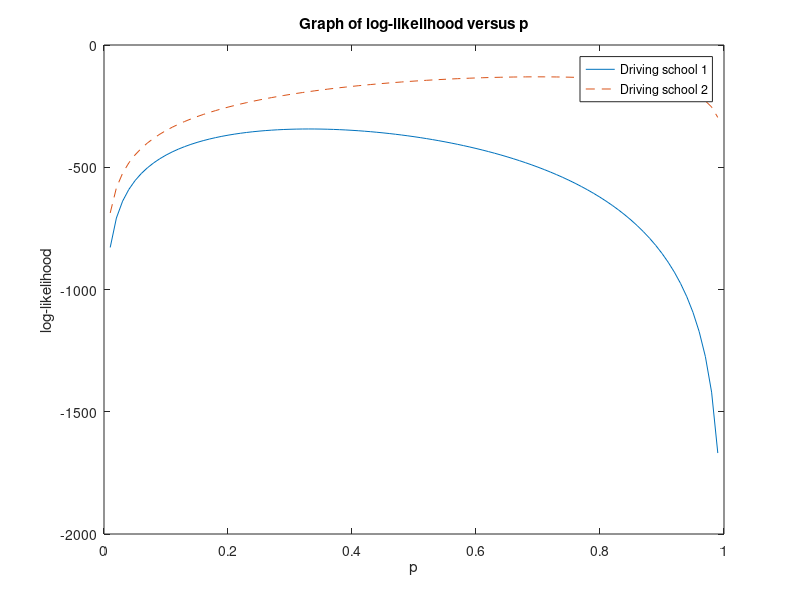

MATLAB code for this plot:
% Program to produce graphs of log-likelihood for geometric model
%______________________________________________________________________
data1=[92 42 18 8 10 4 3 2 21]; %driving school 1 data 
s1=sum(data1(1:8));
data2=[115 23 4 4 2 1 0 0 1]; %driving school 2 data
s3=sum(data2(1:8));
int=0:8;			     % produces the vector, int=[0,1,...,8];
p=0.01:0.01:.99;		    % produces the vector,
s2=int*data1';			    % p=[0.01, 0.02, ..., 0.99];
s4=int*data2';			    % sums are formed without using loops
loglik1=s2*log(1-p)+log(p)*s1;  % now we form the two log-likelihoods
loglik2=s4*log(1-p)+log(p)*s3;
plot(p,loglik1, '-',p,loglik2,'--')  % plot the log-likelihood
legend('Driving school 1','Driving school 2')
xlabel ('p')
ylabel ('log-likelihood')
title ('Graph of log-likelihood versus p')


